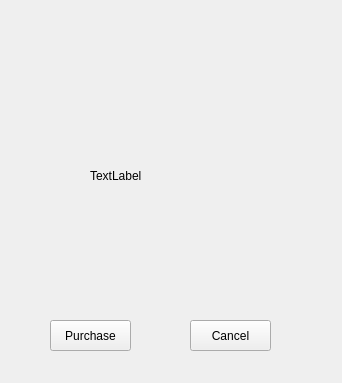
<?xml version="1.0" encoding="UTF-8"?>
<ui version="4.0">
 <class>Dialog</class>
 <widget class="QDialog" name="Dialog">
  <property name="geometry">
   <rect>
    <x>0</x>
    <y>0</y>
    <width>342</width>
    <height>383</height>
   </rect>
  </property>
  <property name="minimumSize">
   <size>
    <width>342</width>
    <height>383</height>
   </size>
  </property>
  <property name="maximumSize">
   <size>
    <width>342</width>
    <height>383</height>
   </size>
  </property>
  <property name="windowTitle">
   <string>Dialog</string>
  </property>
  <property name="styleSheet">
   <string notr="true"/>
  </property>
  <widget class="QLabel" name="label">
   <property name="geometry">
    <rect>
     <x>90</x>
     <y>90</y>
     <width>151</width>
     <height>171</height>
    </rect>
   </property>
   <property name="text">
    <string>TextLabel</string>
   </property>
  </widget>
  <widget class="QToolButton" name="purchase">
   <property name="geometry">
    <rect>
     <x>50</x>
     <y>320</y>
     <width>81</width>
     <height>31</height>
    </rect>
   </property>
   <property name="styleSheet">
    <string notr="true"/>
   </property>
   <property name="text">
    <string>Purchase</string>
   </property>
  </widget>
  <widget class="QToolButton" name="cancel">
   <property name="geometry">
    <rect>
     <x>190</x>
     <y>320</y>
     <width>81</width>
     <height>31</height>
    </rect>
   </property>
   <property name="text">
    <string>Cancel</string>
   </property>
  </widget>
 </widget>
 <resources/>
 <connections/>
</ui>
